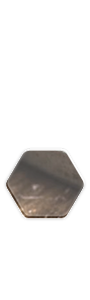
#> input picture sm_demo/fg_pic.jpg, 90 x 300 px
$ python slider.py
#> lines starting #> are read from the running program, lines starting #| are printed output that depends on the picture
from image_recognition.hamming_distance import hamming_distance
from PIL import Image
import numpy as np

def get_fg_image(fgImageGray):
    """
    确定 滑块图片在 背景图片中的高度
    :param fgImageGray:  背景图片
    :return:
    """
    tmp_image = np.asarray(fgImageGray)  # 300x90 高x宽
    h = 0  # 最后确定的高度
    for i in range(200):  # 取图像碎片的大概位置
        if tmp_image[i, 30] and tmp_image[i, 35] and tmp_image[i, 25]:
            h = i
            break

    return h

if __name__ == '__main__':
    """ 数美滑块 滑块图片和背景图片等高 需要先切割 确定高度"""
    fg_file = "fg_pic.jpg"
    bg_pic = "bg_pic.jpg"
    gray1 = Image.open(fg_file).convert('L')
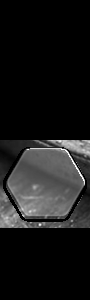
#> gray1: PIL image 90x300 L; min 0, max 255, mean 25.6
    h = get_fg_image(gray1)
#> h = 140
    image = gray1.crop((0, h, 90, h + 90))
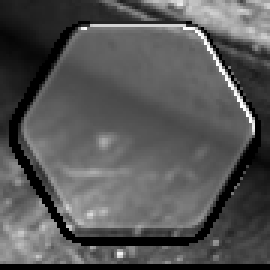
#> image: PIL image 90x90 L (shown 3 times larger); min 0, max 255, mean 85.4
    image.save(f"new_{fg_file}")
#> (the run stopped early here; a loop or call above may not have finished)
